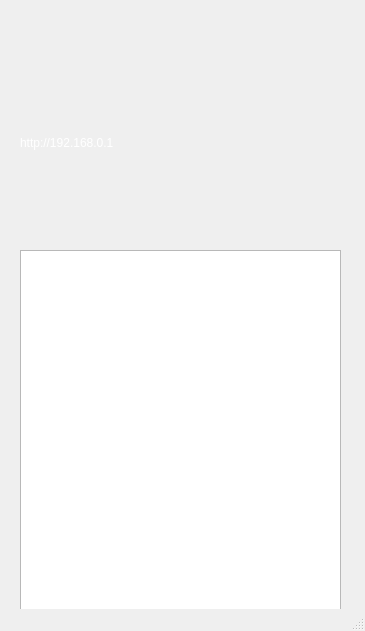
<?xml version="1.0" encoding="UTF-8"?>
<ui version="4.0">
 <class>AppView</class>
 <widget class="QMainWindow" name="AppView">
  <property name="geometry">
   <rect>
    <x>0</x>
    <y>0</y>
    <width>365</width>
    <height>631</height>
   </rect>
  </property>
  <property name="cursor">
   <cursorShape>ArrowCursor</cursorShape>
  </property>
  <property name="windowTitle">
   <string>KOCCA</string>
  </property>
  <property name="styleSheet">
   <string notr="true">#centralWidget{background-image: url(:/images/images/background.PNG);}
#lb_addr{color: rgb(255, 255, 255);}
QPushButton#btnplus {
     background-image: url(:/images/images/btnplus.png);
     border-style: outset;
	 border-color: beige;
}
QPushButton#btnplus:pressed {
	background-image: url(:/images/images/btnplus_p.png);
     border-style: inset;
}
QPushButton#btnminus {
	background-image: url(:/images/images/btnminus.png);
     border-style: outset;
	 border-color: beige;
}
QPushButton#btnminus:pressed {
	background-image: url(:/images/images/btnminus_p.png);
	border-style: inset;
}
</string>
  </property>
  <widget class="QWidget" name="centralWidget">
   <widget class="QLabel" name="lb_addr">
    <property name="geometry">
     <rect>
      <x>20</x>
      <y>135</y>
      <width>321</width>
      <height>16</height>
     </rect>
    </property>
    <property name="text">
     <string>http://192.168.0.1</string>
    </property>
   </widget>
   <widget class="QPushButton" name="btnplus">
    <property name="geometry">
     <rect>
      <x>270</x>
      <y>200</y>
      <width>31</width>
      <height>31</height>
     </rect>
    </property>
    <property name="styleSheet">
     <string notr="true"/>
    </property>
    <property name="text">
     <string/>
    </property>
   </widget>
   <widget class="QPushButton" name="btnminus">
    <property name="geometry">
     <rect>
      <x>306</x>
      <y>200</y>
      <width>31</width>
      <height>31</height>
     </rect>
    </property>
    <property name="styleSheet">
     <string notr="true">
</string>
    </property>
    <property name="text">
     <string/>
    </property>
   </widget>
   <widget class="myListWidget" name="listWidget">
    <property name="geometry">
     <rect>
      <x>20</x>
      <y>250</y>
      <width>321</width>
      <height>361</height>
     </rect>
    </property>
    <property name="acceptDrops">
     <bool>true</bool>
    </property>
    <property name="dragEnabled">
     <bool>true</bool>
    </property>
   </widget>
  </widget>
  <widget class="QStatusBar" name="statusBar"/>
 </widget>
 <layoutdefault spacing="6" margin="11"/>
 <customwidgets>
  <customwidget>
   <class>myListWidget</class>
   <extends>QListWidget</extends>
   <header>mylistwidget.h</header>
  </customwidget>
 </customwidgets>
 <resources/>
 <connections/>
</ui>
